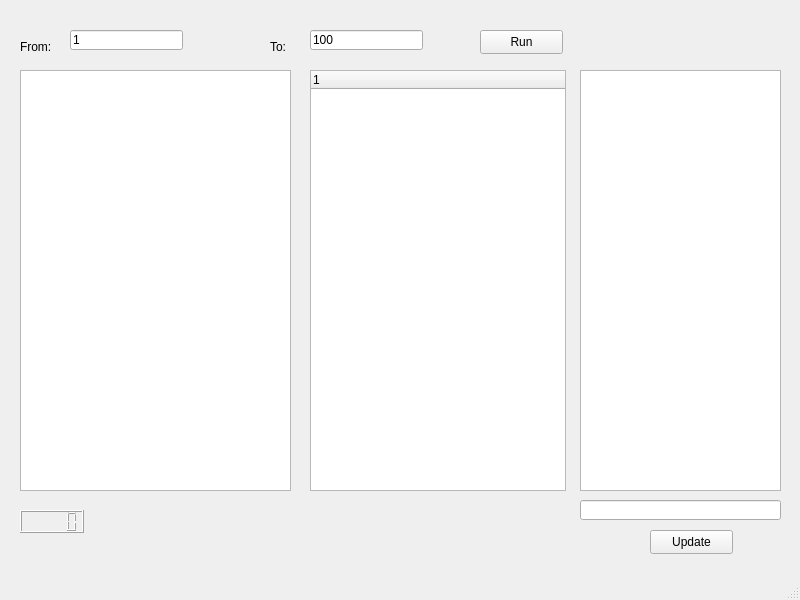
<?xml version="1.0" encoding="UTF-8"?>
<ui version="4.0">
 <class>MainWindow</class>
 <widget class="QMainWindow" name="MainWindow">
  <property name="geometry">
   <rect>
    <x>0</x>
    <y>0</y>
    <width>800</width>
    <height>600</height>
   </rect>
  </property>
  <property name="windowTitle">
   <string>MainWindow</string>
  </property>
  <widget class="QWidget" name="centralwidget">
   <widget class="QLineEdit" name="lineEdit">
    <property name="geometry">
     <rect>
      <x>70</x>
      <y>30</y>
      <width>113</width>
      <height>20</height>
     </rect>
    </property>
    <property name="text">
     <string>1</string>
    </property>
   </widget>
   <widget class="QLineEdit" name="lineEdit_2">
    <property name="geometry">
     <rect>
      <x>310</x>
      <y>30</y>
      <width>113</width>
      <height>20</height>
     </rect>
    </property>
    <property name="text">
     <string>100</string>
    </property>
   </widget>
   <widget class="QLabel" name="label">
    <property name="geometry">
     <rect>
      <x>20</x>
      <y>40</y>
      <width>57</width>
      <height>14</height>
     </rect>
    </property>
    <property name="text">
     <string>From:</string>
    </property>
   </widget>
   <widget class="QLabel" name="label_2">
    <property name="geometry">
     <rect>
      <x>270</x>
      <y>40</y>
      <width>57</width>
      <height>14</height>
     </rect>
    </property>
    <property name="text">
     <string>To:</string>
    </property>
   </widget>
   <widget class="QPushButton" name="pushButton">
    <property name="geometry">
     <rect>
      <x>480</x>
      <y>30</y>
      <width>83</width>
      <height>24</height>
     </rect>
    </property>
    <property name="text">
     <string>Run</string>
    </property>
   </widget>
   <widget class="QTextBrowser" name="textBrowser">
    <property name="geometry">
     <rect>
      <x>20</x>
      <y>70</y>
      <width>271</width>
      <height>421</height>
     </rect>
    </property>
   </widget>
   <widget class="QLCDNumber" name="lcdNumber">
    <property name="geometry">
     <rect>
      <x>20</x>
      <y>510</y>
      <width>64</width>
      <height>23</height>
     </rect>
    </property>
   </widget>
   <widget class="QTreeWidget" name="treeWidget">
    <property name="geometry">
     <rect>
      <x>310</x>
      <y>70</y>
      <width>256</width>
      <height>421</height>
     </rect>
    </property>
    <column>
     <property name="text">
      <string notr="true">1</string>
     </property>
    </column>
   </widget>
   <widget class="QListWidget" name="listWidget">
    <property name="geometry">
     <rect>
      <x>580</x>
      <y>70</y>
      <width>201</width>
      <height>421</height>
     </rect>
    </property>
   </widget>
   <widget class="QLineEdit" name="lineEdit_3">
    <property name="geometry">
     <rect>
      <x>580</x>
      <y>500</y>
      <width>201</width>
      <height>20</height>
     </rect>
    </property>
   </widget>
   <widget class="QPushButton" name="pushButton_2">
    <property name="geometry">
     <rect>
      <x>650</x>
      <y>530</y>
      <width>83</width>
      <height>24</height>
     </rect>
    </property>
    <property name="text">
     <string>Update</string>
    </property>
   </widget>
  </widget>
  <widget class="QMenuBar" name="menubar">
   <property name="geometry">
    <rect>
     <x>0</x>
     <y>0</y>
     <width>800</width>
     <height>19</height>
    </rect>
   </property>
  </widget>
  <widget class="QStatusBar" name="statusbar"/>
 </widget>
 <resources/>
 <connections/>
</ui>
